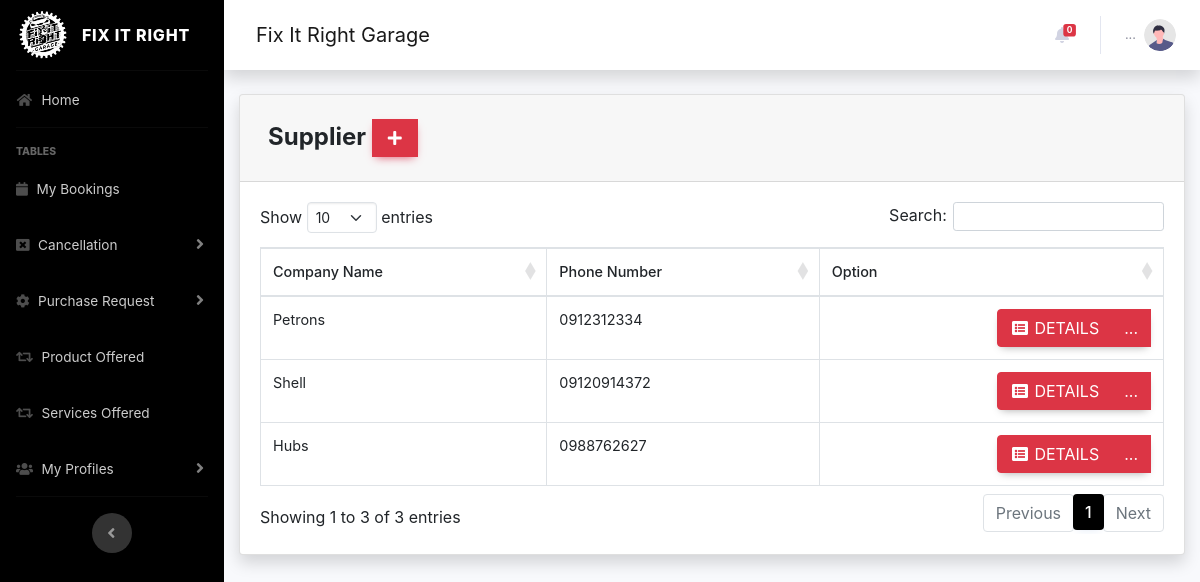
Page /pages/client/supplier.php (signed in) on the committed database.
### tables this page shows
CREATE TABLE `supplier` (
  `s_id` int(64) NOT NULL,
  `s_city` varchar(255) NOT NULL,
  `s_company_name` varchar(255) NOT NULL,
  `s_phone` varchar(255) NOT NULL,
  `s_province` varchar(255) NOT NULL
);

### pages/client/supplier.php (the view, shortened to what this page needs)
<?php
  include 'process/session.php';
?>
<!doctype html>
<html lang="en-US">
<head>
</head>
<body>
            <div class="card shadow mb-4">
            <div class="card-header py-3">
              <h4 class="m-2 font-weight-bold">Supplier&nbsp;<a  href="employee_register.php" data-toggle="modal" data-target="#myModal" type="button" class="btn btn-danger" style="border-radius: 0px;"><i class="fas fa-fw fa-plus"></i></a></h4>
            </div>
            <div class="card-body">
              <div class="table-responsive">
                <table class="table table-bordered" id="dataTable" width="100%" cellspacing="0">
                  <thead>
                        <tr>
                         <th>Company Name</th>
                         <th>Phone Number</th>
                         <th>Option</th>
                         </tr>
                     </thead>
                    <tbody>
                <?php
                        $query = 'SELECT * FROM supplier';
                        $result = mysqli_query($con, $query) or die (mysqli_error($db));
                        while ($row = mysqli_fetch_assoc($result)) {
                        echo '<tr>';
                        echo '<td>'. $row['s_company_name'].'</td>';
                        echo '<td>'. $row['s_phone'].'</td>';
                        echo '<td align="right"> <div class="btn-group">
                              <a type="button" class="btn btn-danger" href="view/supplier_details.php?action=edit & id='.$row['s_id'] . '"><i class="fas fa-fw fa-list-alt"></i> Details</a>
                            <div class="btn-group">
                              <a type="button" class="btn btn-danger dropdown no-arrow" data-toggle="dropdown" style="color:white;">
                              ... <span class="caret"></span></a>
                            <ul class="dropdown-menu text-center" role="menu">
                                <li>
                                  <a type="button" class="btn btn-warning bg-gradient-warning btn-block" style="border-radius: 0px;" href="update/supplier_edit.php?editId='.$row['s_id']. '">
                                    <i class="fas fa-fw fa-edit"></i> Edit
                                  </a>
                                   <button href="process/process.php?deletesupplier='.$row['s_id']. '" type="button"  class="btndel btn btn-danger bg-gradient-btn-danger btn-block" style="border-radius: 0px;" >
                                    <i class="fas fa-fw fa-trash"></i> Delete
                                  </button>
                                </li>
                            </ul>
                            </div>
                          </div> </td>';
                        echo '</tr> ';
                        }
                    ?>
                    </tbody>
                </table>
              </div>
            </div>
          </div>
  </body>
  </html>
<?php
include ('footer.php');
 ?>

### pages/client/css/all.css (style rules this page uses)
.fa, .fas, .far, .fal, .fad, .fab { -moz-osx-font-smoothing: grayscale; -webkit-font-smoothing: antialiased; display: inline-block; font-style: normal; font-variant: normal; text-rendering: auto; line-height: 1; }
.fa-fw { text-align: center; width: 1.25em; }
.fa-list-alt:before { content: "\f022"; }
.fa-plus:before { content: "\f067"; }
.fa, .fas { font-family: 'Font Awesome 5 Free'; font-weight: 900; }

### pages/client/footer.php (style rules this page uses)
body { font-family: 'Poppins', sans-serif; }

### rows in the picture
supplier: s_company_name "Petrons", s_phone "0912312334"
supplier: s_company_name "Shell", s_phone "09120914372"
supplier: s_company_name "Hubs", s_phone "0988762627"

### other values in the picture
$nummy2 "0"
